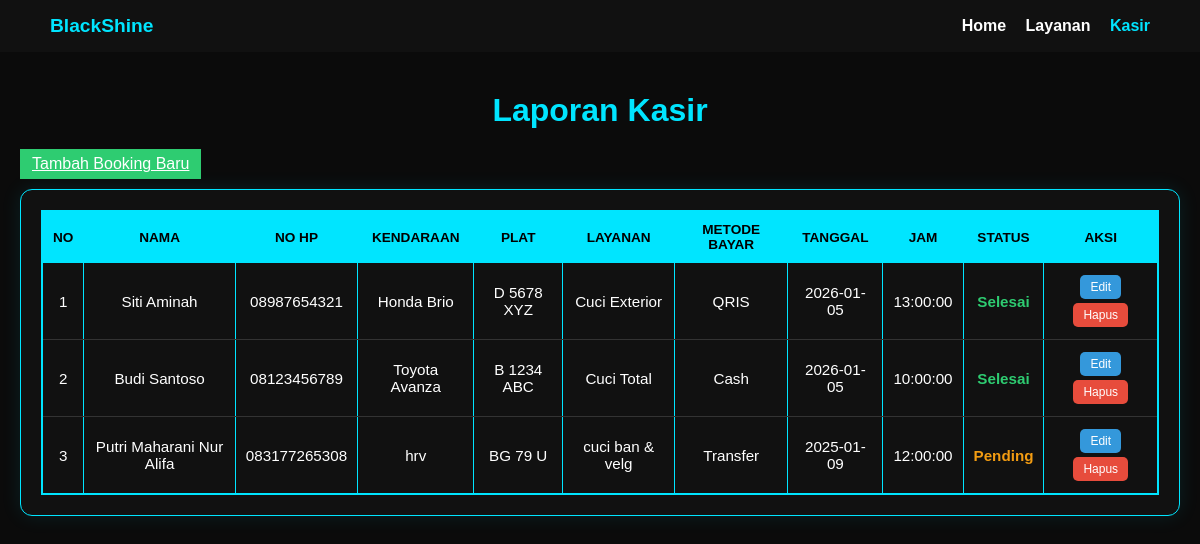
/Project_Website/laporan.php, run on the app's committed database.
### tables this page shows
CREATE TABLE `booking` (
  `id` int(11) NOT NULL,
  `nama` varchar(100) NOT NULL,
  `telepon` varchar(20) NOT NULL,
  `kendaraan` varchar(100) NOT NULL,
  `plat` varchar(20) NOT NULL,
  `layanan` varchar(100) NOT NULL,
  `tanggal` date NOT NULL,
  `jam` time NOT NULL,
  `metode_pembayaran` varchar(50) NOT NULL,
  `status` enum('pending','selesai','batal') DEFAULT 'pending'
);

### Project_Website/laporan.php (the view, shortened to what this page needs)
<?php
include "koneksi.php";
$query = mysqli_query($kon, "SELECT * FROM booking ORDER BY tanggal DESC, jam DESC");
?>
<!DOCTYPE html>
<html lang="id">
<head>
    <link rel="stylesheet" href="css/style.css">
</head>
<body>
<header>
    <div class="logo">Black<span>Shine</span></div>
    <nav>
        <a href="index.php">Home</a>
        <a href="layanan.php">Layanan</a>
        <a href="laporan.php" class="active">Kasir</a>
    </nav>
</header>
<section class="kasir-page">
    <h1 class="kasir-title">Laporan Kasir</h1>
    <a class="btn-tambah" href="booking.php">Tambah Booking Baru</a>
    <div class="kasir-table-wrapper">
        <table class="kasir-table">
            <thead>
                <tr>
                    <th>No</th>
                    <th>Nama</th>
                    <th>No HP</th>
                    <th>Kendaraan</th>
                    <th>Plat</th>
                    <th>Layanan</th>
                    <th>Metode Bayar</th>
                    <th>Tanggal</th>
                    <th>Jam</th>
                    <th>Status</th>
                    <th>Aksi</th>
                </tr>
            </thead>
            <tbody>
                <?php if(mysqli_num_rows($query) > 0): ?>
                    <?php $no=1; while($row = mysqli_fetch_assoc($query)): ?>
                        <tr>
                            <td><?= $no++; ?></td>
                            <td><?= htmlspecialchars($row['nama']); ?></td>
                            <td><?= htmlspecialchars($row['telepon']); ?></td>
                            <td><?= htmlspecialchars($row['kendaraan']); ?></td>
                            <td><?= htmlspecialchars($row['plat']); ?></td>
                            <td><?= htmlspecialchars($row['layanan']); ?></td>
                            <td><?= htmlspecialchars($row['metode_pembayaran']); ?></td>
                            <td><?= htmlspecialchars($row['tanggal']); ?></td>
                            <td><?= htmlspecialchars($row['jam']); ?></td>
                            <td class="status-<?= strtolower($row['status']); ?>"><?= ucfirst($row['status']); ?></td>
                            <td>
                                <a class="btn-action btn-edit" href="booking.php?id=<?= $row['id']; ?>">Edit</a>
                                <a class="btn-action btn-hapus" href="?hapus_id=<?= $row['id']; ?>" onclick="return confirm('Yakin ingin hapus data ini?')">Hapus</a>
                            </td>
                        </tr>
                    <?php endwhile; ?>
                <?php else: ?>
                    <tr>
                        <td colspan="11" class="kasir-empty">Belum ada data booking</td>
                    </tr>
                <?php endif; ?>
            </tbody>
        </table>
    </div>
</section>
</body>
</html>

### Project_Website/css/style.css (style rules this page uses)
* { margin: 0; padding: 0; box-sizing: border-box; font-family: 'Poppins', sans-serif; }
body { background: #0b0b0b; color: #fff; overflow-x: hidden; display: flex; flex-direction: column; min-height: 100vh; }
:root { --panel-color: #1a1a1a; --accent-blue: #00e5ff; --accent-dark: #0091a8; --text-main: #ccc; --text-desc: #aaa; --status-pending: #f39c12; --status-selesai: #2ecc71; --status-batal: #e74c3c; }
header { background: #000; padding: 20px 50px; display: flex; justify-content: space-between; align-items: center; position: relative; }
.logo { font-size: 24px; font-weight: 700; }
.logo span { color: var(--accent-blue); }
nav a { margin-left: 25px; color: #fff; text-decoration: none; transition: 0.3s, transform 0.2s; }
nav a:hover, nav a.active { color: var(--accent-blue); transform: scale(1.1); }
.kasir-page { padding: 60px 40px; background: #0b0b0b; min-height: 100vh; }
.kasir-title { font-size: 2rem; color: var(--accent-blue); text-align: center; margin-bottom: 25px; }
.kasir-table-wrapper { max-width: 1200px; margin: 0 auto; background: #111; border-radius: 12px; padding: 20px; box-shadow: 0 0 20px rgba(0,229,255,0.1); border: 1px solid var(--accent-blue); overflow-x: auto; }
.kasir-table { width: 100%; border-collapse: collapse; font-size: 0.95rem; color: #fff; }
.kasir-table th { background: var(--accent-blue); color: #000; padding: 10px; text-transform: uppercase; font-size: 0.85rem; }
.kasir-table td { padding: 10px; text-align: center; border-bottom: 1px solid #333; }
.kasir-table td.status-pending { color: var(--status-pending); font-weight: 600; }
.kasir-table td.status-selesai { color: var(--status-selesai); font-weight: 600; }
.kasir-table .btn-action { padding: 5px 10px; font-size: 0.75rem; border-radius: 5px; border: none; cursor: pointer; margin: 2px; }

### Project_Website/laporan.php (style rules this page uses)
body { background:#0b0b0b; font-family:'Poppins',sans-serif; color:#fff; margin:0; }
header { background:#111; padding:15px 50px; display:flex; justify-content:space-between; align-items:center; }
header .logo { font-weight:700; font-size:1.2rem; color:#00e5ff; }
header nav a { color:#fff; text-decoration:none; margin-left:15px; font-weight:600; }
header nav a.active { color:#00e5ff; }
.kasir-page { padding:40px 20px; max-width:1200px; margin:auto; }
.kasir-page h1 { text-align:center; margin-bottom:20px; color:#00e5ff; }
.btn-action { padding:4px 8px; font-size:0.75rem; border-radius:4px; border:none; cursor:pointer; margin:2px; text-decoration:none; display:inline-block; }
.btn-edit { background:#3498db; color:#fff; }
.btn-hapus { background:#e74c3c; color:#fff; }
.btn-tambah { background:#2ecc71; color:#fff; padding:6px 12px; margin-bottom:10px; display:inline-block; }
table { width:100%; border-collapse:collapse; background:#111; border:2px solid #00e5ff; }
table th, table td { padding:10px; text-align:center; border:1px solid #00e5ff; }
table th { background:#222; color:#00e5ff; }
.status-pending { color:#f1c40f; font-weight:600; }
.status-selesai { color:#2ecc71; font-weight:600; }

### data on the page
booking: nama "Siti Aminah", telepon "08987654321", kendaraan "Honda Brio", plat "D 5678 XYZ", layanan "Cuci Exterior", metode_pembayaran "QRIS", tanggal "2026-01-05", jam "13:00:00", status "Selesai"
booking: nama "Budi Santoso", telepon "08123456789", kendaraan "Toyota Avanza", plat "B 1234 ABC", layanan "Cuci Total", metode_pembayaran "Cash", tanggal "2026-01-05", jam "10:00:00", status "Selesai"
booking: nama "Putri Maharani Nur Alifa", telepon "083177265308", kendaraan "hrv", plat "BG 79 U", layanan "cuci ban & velg", metode_pembayaran "Transfer", tanggal "2025-01-09", jam "12:00:00", status "Pending"
